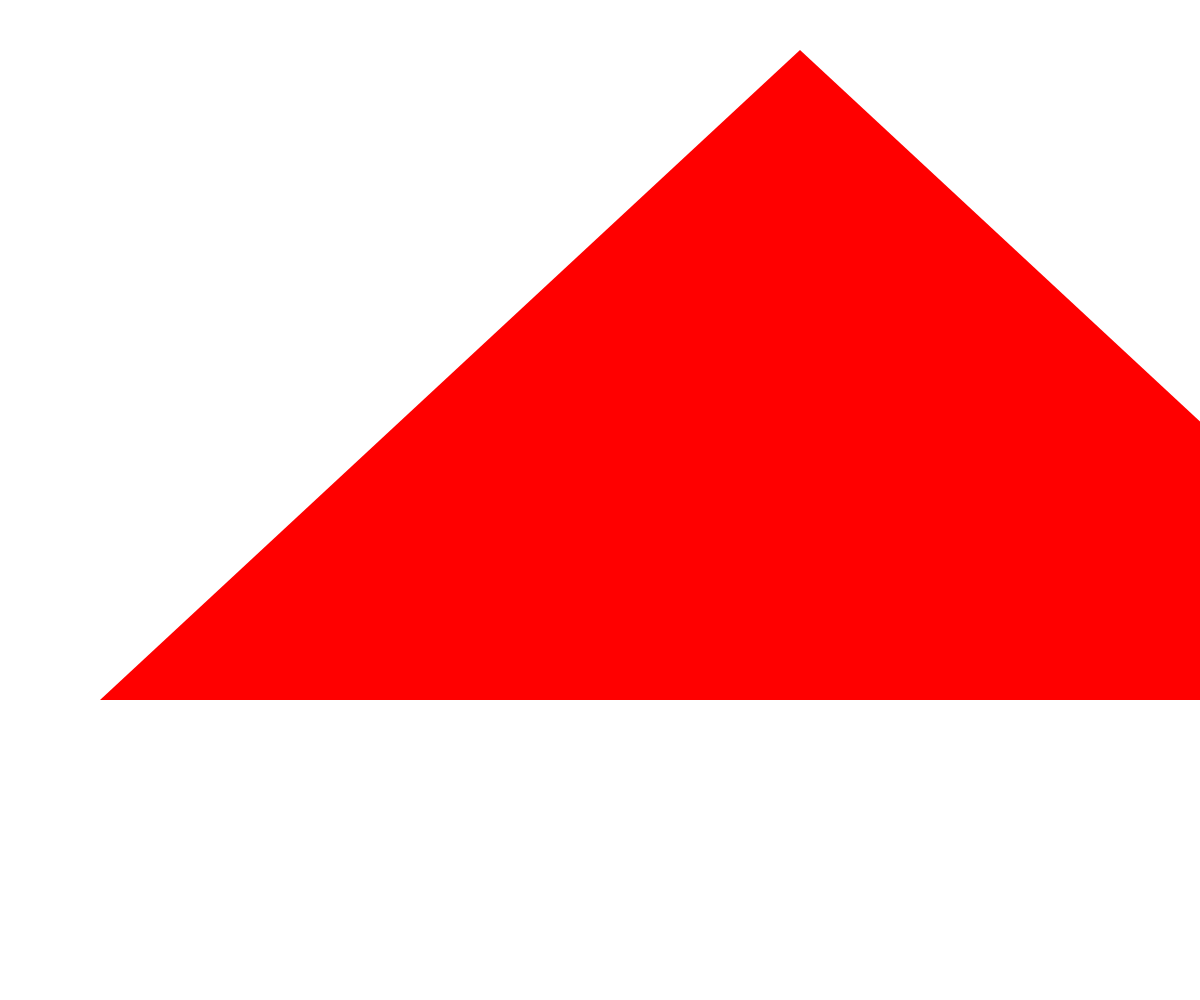
Frame 1 (no input)
Frame 60 (no input): identical to frame 1, image omitted
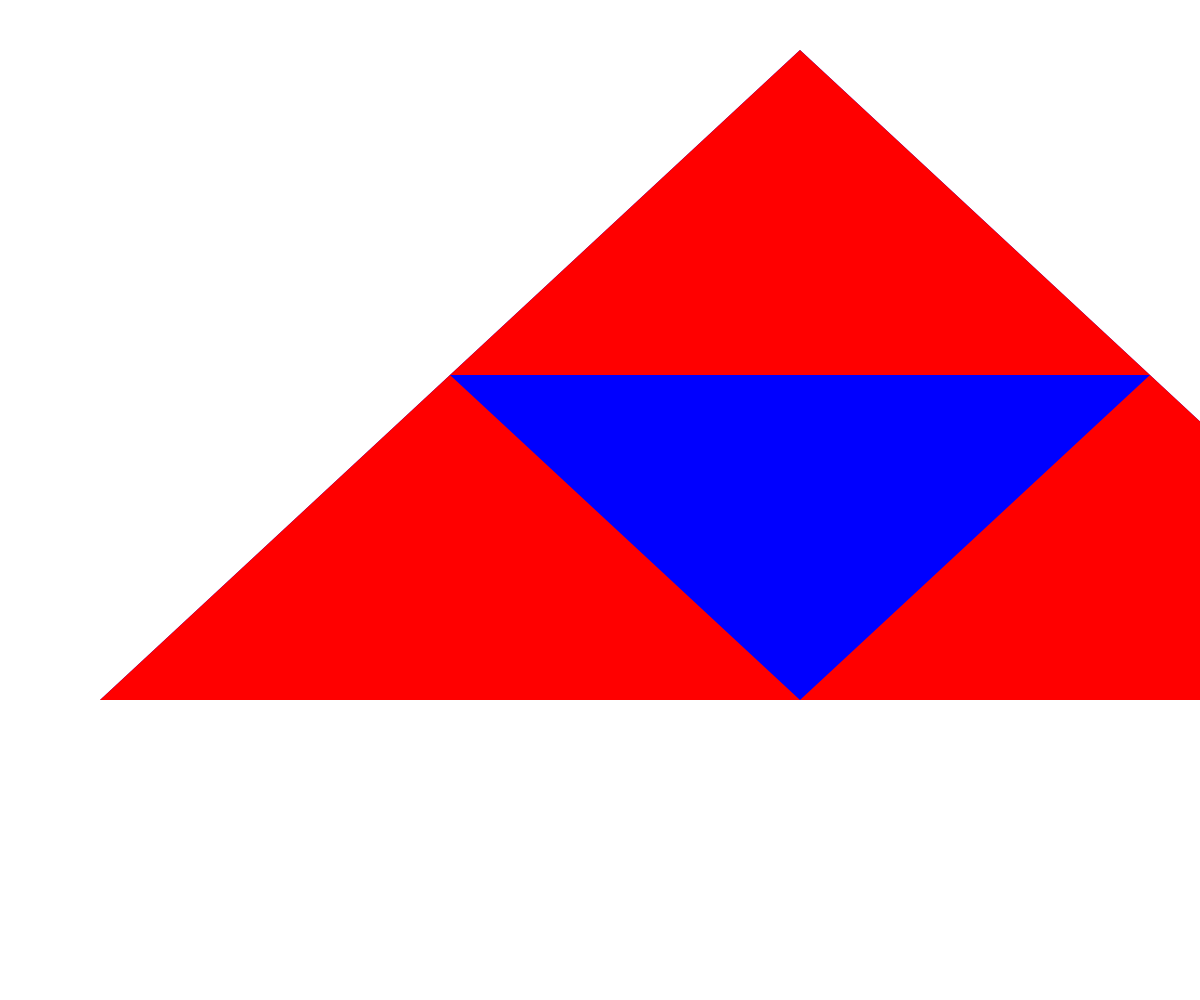
Frame 120 (the mouse pressed at the canvas centre since frame 60)

The p5.js sketch that drew these frames (run headless with seeded random() and noise() and a simulated clock; from frame 60 on, the mouse is pressed at the canvas centre):

// p5.js sketch
// ── sketch.js
// Sierpinski Triangle Recursion Demo

let initialTriangle = [
  {x: 800, y: 50},
  {x: 100, y: 700},
  {x: 1500, y: 700}
];

let theDepth = 0;

let theColors = ["red", "blue", "cyan", "yellow", "pink", "black", "lightgreen", "purple", "grey"];

function setup() {
  createCanvas(windowWidth, windowHeight);
  noStroke();
  sierpinski(initialTriangle, theDepth);
}

function draw() {
}

function mousePressed() {
  if (theDepth < 8) {
    theDepth++;
    background("white");
    sierpinski(initialTriangle, theDepth);
  }
}

function sierpinski(points, depth) {
  fill(theColors[depth]);
  triangle(points[0].x, points[0].y,
           points[1].x, points[1].y,
           points[2].x, points[2].y,
  );

  //base case
  if (depth > 0) {
    //top triangle
    sierpinski([points[0],
                midpoint(points[0], points[1]),
                midpoint(points[0], points[2])],
                depth - 1);

    //bottom right triangle
    sierpinski([points[2],
                midpoint(points[1], points[2]),
                midpoint(points[0], points[2])],
                depth - 1);

    //bottom left triangle
    sierpinski([points[1],
                midpoint(points[0], points[1]),
                midpoint(points[1], points[2])],
                depth - 1);
  }
}

function midpoint(point1, point2) {
  let midX = (point1.x + point2.x) / 2;
  let midY = (point1.y + point2.y) / 2;
  return {x: midX, y: midY};
}
